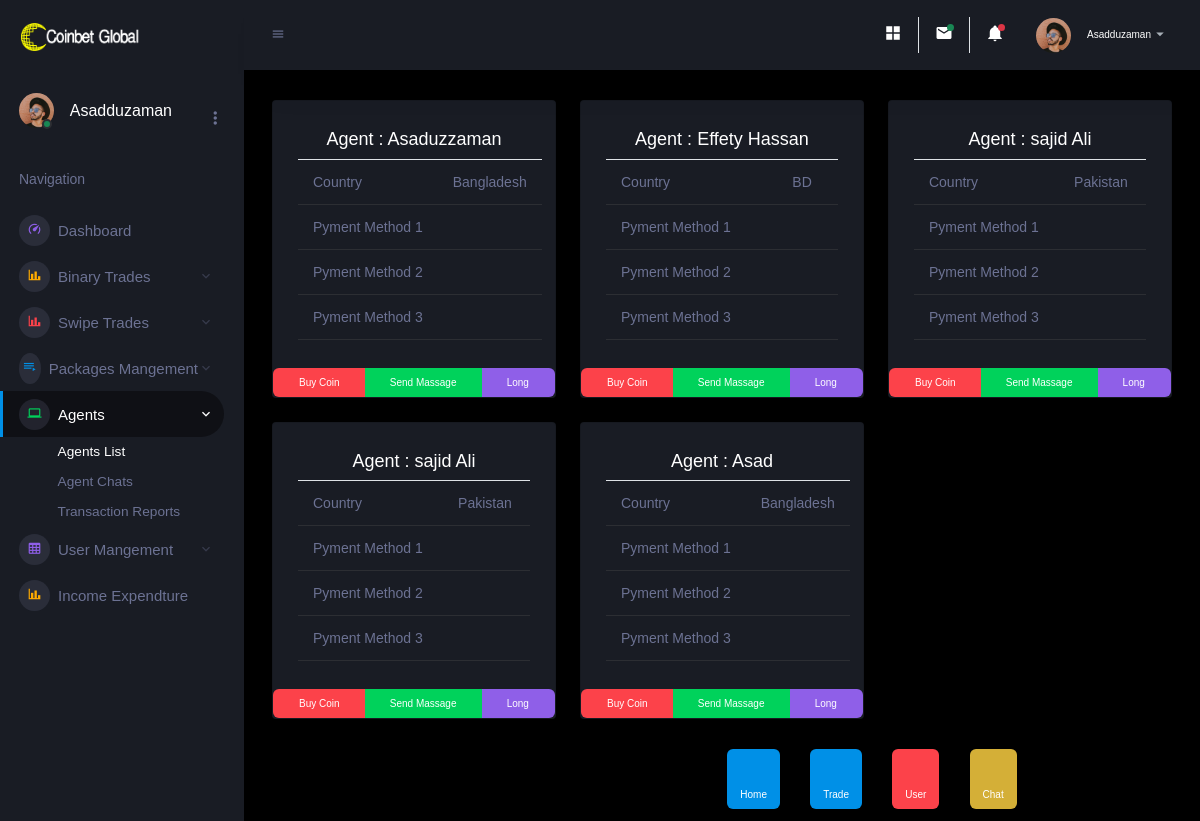
Page /trade/agent-list.php (signed in) on the committed database.
### tables this page shows
CREATE TABLE `tbl_member` (
  `mId` int(11) NOT NULL,
  `referral_code` varchar(255) NOT NULL,
  `lvl_rf_id1` int(11) NOT NULL,
  `lvl_rf_id2` int(11) NOT NULL,
  `lvl_rf_id3` int(11) NOT NULL,
  `member_name` varchar(255) NOT NULL,
  `gender` varchar(255) NOT NULL,
  `birthday` varchar(255) NOT NULL,
  `nationality` varchar(255) NOT NULL,
  `city` varchar(20) NOT NULL,
  `phone` varchar(15) NOT NULL,
  `balance` float NOT NULL,
  `address` varchar(255) NOT NULL,
  `photo` text NOT NULL,
  `nid_front` varchar(100) NOT NULL,
  `nid_back` varchar(100) NOT NULL,
  `joinDate` varchar(255) NOT NULL,
  `joinTime` varchar(255) NOT NULL,
  `timestamp1` varchar(255) NOT NULL,
  `status` varchar(11) NOT NULL,
  `verify` tinyint(4) NOT NULL DEFAULT 0
);

CREATE TABLE `tbl_agent` (
  `id` int(255) NOT NULL,
  `name` text NOT NULL,
  `gender` text NOT NULL,
  `address` varchar(100) NOT NULL,
  `withdraw_balance` int(11) NOT NULL,
  `country` text NOT NULL,
  `phone` varchar(30) NOT NULL,
  `profile_photo` varchar(100) NOT NULL,
  `photo1` varchar(255) NOT NULL,
  `photo2` varchar(255) NOT NULL,
  `balance` float NOT NULL,
  `status` int(11) NOT NULL,
  `joinDate` timestamp NOT NULL DEFAULT current_timestamp() ON UPDATE current_timestamp()
);

### class/dbClass.php (called while the page is built, shortened)
<?php
class Database
{
	 private $host 		=	"localhost";
	 private $user		=	"root";
	 private $pass	 	=	"";
	 protected $dbName	=	"etechdss_demo";
	 protected $conn 	= 	false;
	 private $result	= 	array();
	public function __construct()
	{
		if (!$this->conn) {
			$this->mysqli=new mysqli($this->host, $this->user,$this->pass,$this->dbName);
			$this->conn=true;
			if ($this->mysqli->connect_error) {
				array_push($this->result, $this->mysqli->connect_error);
				return false;
			}
			else {
				return true;
			}
		}
	}
}
?>

### class/getSetClass.php (called while the page is built, shortened)
<?php
require 'dbClass.php';
class Getdata extends Database
{
	public function listOfItem($table, $orderBy = 'NULL', $limit = 999999999999)
	{
		$array = array();
		$sql = "SELECT * FROM $table ORDER BY $orderBy LIMIT $limit";
		$query = $this->mysqli->query($sql);
		while ($row = $query->fetch_assoc()) {
			$array[] = $row;
		}
		return $array;
	}
	public function specificItem($table, $coulmn, $where = null, $and = null)
	{
		$array = array();
		$sql = "SELECT * FROM $table";
		if ($where != null) {
			$sql .= " WHERE $coulmn= $where";
		}
		$query = $this->mysqli->query($sql);
		while ($row = $query->fetch_assoc()) {
			$array[] = $row;
		}
		return $array;
	}
}

### trade/agent-list.php (the view, shortened to what this page needs)
<?php require_once "inc/header.php";
if ($_SESSION['admin']['role'] == "user") :
  $getAgents = $getData->listOfItem('tbl_agent');
?>
  <div class="main-panel">
    <div class="content-wrapper">
      <div class="row">
        <?php
        foreach ($getAgents as $data) {
          $id = $data["id"];
          $name = $data["name"];
          $country = $data['country'];
          $pay_method1   = $data['pay_method1'];
          $pay_method2 = $data['pay_method2'];
          $pay_method3 = $data['pay_method3'];
        ?>
          <div class="col-xl-4 col-sm-6 grid-margin stretch-card" id="agent-list">
            <div class="card" align="center">
              <div class="card-body">
                <h4 class="pricing-modern-title"> Agent : <?php echo  $name ?></h4>
                <table class="table" cellspacing="center">
                  <tr>
                    <td>Country</td>
                    <td><?php echo $country; ?></td>
                  </tr>
                  <tr>
                    <td>Pyment Method 1</td>
                    <td><?php echo  $pay_method1; ?> </td>
                  </tr>
                  <tr>
                    <td>Pyment Method 2</td>
                    <td><?php echo  $pay_method2; ?></td>
                  </tr>
                  <tr>
                    <td>Pyment Method 3</td>
                    <td><?php echo  $pay_method3 ?></td>
                  </tr>
                </table>
              </div>
              <div class="btn-group">
                <button type="button" id="shortTrade" data-attr="<?php echo $id; ?>" class="btn btn-danger">Buy Coin</button>
                <a href="messanger.php?user_id=<?= $data['id'] ?>" type="button" id="longTrade" class="btn btn-success" target="_blank">Send Massage</a>
                <button type="button" id="longTrade" class="btn btn-info">Long</button>
              </div>
            </div>
          </div>
        <?php
        }
        ?>
      </div>
    <?php endif; ?>
    <?php require_once "inc/footer.php"; ?>

### trade/inc/header-user.php (shortened to what this page needs)
<?php if($_SESSION['admin']['role'] == "user"):?>
<nav class="sidebar sidebar-offcanvas" id="sidebar">
  <div class="sidebar-brand-wrapper d-none d-lg-flex align-items-center justify-content-center fixed-top">
    <a class="sidebar-brand brand-logo" href="dash.php"><img src="assets/images/logo.png" alt="logo" /></a>
  </div>
  <ul class="nav">
    <li class="nav-item profile">
      <div class="profile-desc">
        <div class="profile-pic">
          <div class="count-indicator">
            <img class="img-xs rounded-circle " src="assets/images/faces/face15.jpg" alt="">
            <span class="count bg-success"></span>
          </div>
          <div class="profile-name">
            <h5 class="mb-0 font-weight-normal"><?php echo $uname  ;?></h5>
          </div>
        </div>
        <a href="#" id="profile-dropdown" data-bs-toggle="dropdown"><i class="mdi mdi-dots-vertical"></i></a>
      </div>
    </li>
    <li class="nav-item nav-category">
      <span class="nav-link">Navigation</span>
    </li>
    <li class="nav-item menu-items">
      <a class="nav-link" href="dash.php">
        <span class="menu-icon">
          <i class="mdi mdi-speedometer"></i>
        </span>
        <span class="menu-title">Dashboard</span>
      </a>
    </li>
      <li class="nav-item menu-items">
      <a class="nav-link" data-bs-toggle="collapse" href="#ui-biTrade" aria-expanded="false" aria-controls="ui-biTrade">
        <span class="menu-icon">
          <i class="mdi mdi-chart-bar"></i>
        </span>
        <span class="menu-title">Binary Trades</span>
        <i class="menu-arrow"></i>
      </a>
    </li>
    <li class="nav-item menu-items">
      <a class="nav-link" data-bs-toggle="collapse" href="#ui-swipe" aria-expanded="false" aria-controls="ui-swipe">
        <span class="menu-icon">
          <i class="mdi mdi-chart-bar"></i>
        </span>
        <span class="menu-title">Swipe Trades</span>
        <i class="menu-arrow"></i>
      </a>
    </li>
    <li class="nav-item menu-items">
      <a class="nav-link" data-bs-toggle="collapse" href="#ui-pack" aria-expanded="false" aria-controls="ui-pack">
        <span class="menu-icon">
          <i class="mdi mdi-playlist-play"></i>
        </span>
        <span class="menu-title">Packages Mangement</span>
        <i class="menu-arrow"></i>
      </a>
    </li>
      <li class="nav-item menu-items">
      <a class="nav-link" data-bs-toggle="collapse" href="#ui-agent" aria-expanded="false" aria-controls="ui-agent">
        <span class="menu-icon">
          <i class="mdi mdi-laptop"></i>
        </span>
        <span class="menu-title">Agents</span>
        <i class="menu-arrow"></i>
      </a>
      <div class="collapse" id="ui-agent">
        <ul class="nav flex-column sub-menu">
          <li class="nav-item"> <a class="nav-link" href="agent-list.php">Agents List</a></li>
          <li class="nav-item"> <a class="nav-link" href="agnt-trnas.php">Agent Chats</a></li>
          <li class="nav-item"> <a class="nav-link" href="agnt-reports.php">Transaction Reports</a></li>
        </ul>
      </div>
    </li>
     <li class="nav-item menu-items">
      <a class="nav-link" data-bs-toggle="collapse" href="#ui-basic" aria-expanded="false" aria-controls="ui-basic">
        <span class="menu-icon">
          <i class="mdi mdi-table-large"></i>
        </span>
        <span class="menu-title">User Mangement</span>
        <i class="menu-arrow"></i>
      </a>
    </li>
    <li class="nav-item menu-items">
      <a class="nav-link" href="reports.php">
        <span class="menu-icon">
          <i class="mdi mdi-chart-bar"></i>
        </span>
        <span class="menu-title">Income Expendture</span>
      </a>
    </li>
  </ul>
</nav>
<div class="container-fluid page-body-wrapper">
  <nav class="navbar p-0 fixed-top d-flex flex-row">
    <div class="navbar-menu-wrapper flex-grow d-flex align-items-stretch">
      <button class="navbar-toggler navbar-toggler align-self-center" type="button" data-toggle="minimize">
        <span class="mdi mdi-menu"></span>
      </button>
      <ul class="navbar-nav navbar-nav-right">
        <li class="nav-item nav-settings d-none d-lg-block">
          <a class="nav-link" href="#">
            <i class="mdi mdi-view-grid"></i>
          </a>
        </li>
        <li class="nav-item dropdown border-left">
          <a class="nav-link count-indicator dropdown-toggle" id="messageDropdown" href="#" data-bs-toggle="dropdown" aria-expanded="false">
            <i class="mdi mdi-email"></i>
            <span class="count bg-success"></span>
          </a>
        </li>
        <li class="nav-item dropdown border-left">
          <a class="nav-link count-indicator dropdown-toggle" id="notificationDropdown" href="#" data-bs-toggle="dropdown">
            <i class="mdi mdi-bell"></i>
            <span class="count bg-danger"></span>
          </a>
        </li>
        <li class="nav-item dropdown">
          <a class="nav-link" id="profileDropdown" href="#" data-bs-toggle="dropdown">
            <div class="navbar-profile">
              <img class="img-xs rounded-circle" src="assets/images/faces/face15.jpg" alt="">
              <p class="mb-0 d-none d-sm-block navbar-profile-name"><?php echo $uname ;?></p>
              <i class="mdi mdi-menu-down d-none d-sm-block"></i>
            </div>
          </a>
        </li>
      </ul>
    </div>
  </nav>
  <?php endif ?>

### trade/inc/footer.php (style rules this page uses)
.btn { display: inline-block; font-weight: 100; text-align: center; white-space: nowrap; vertical-align: middle; user-select: none; border: 1px solid transparent; padding: 0.375rem 0.75rem; font-size: 10px; line-height: 1.5; border-radius: 6px; transition: all 0.15s ease-in-out; }
p { font-size: 10px; color: #fff; }
a { font-size: 50px; }

### rows in the picture
tbl_member: member_name "Asadduzaman"
tbl_agent: name "Asaduzzaman", country "Bangladesh"
tbl_agent: name "Effety Hassan", country "BD"
tbl_agent: name "sajid Ali", country "Pakistan"
tbl_agent: name "sajid Ali", country "Pakistan"
tbl_agent: name "Asad", country "Bangladesh"
